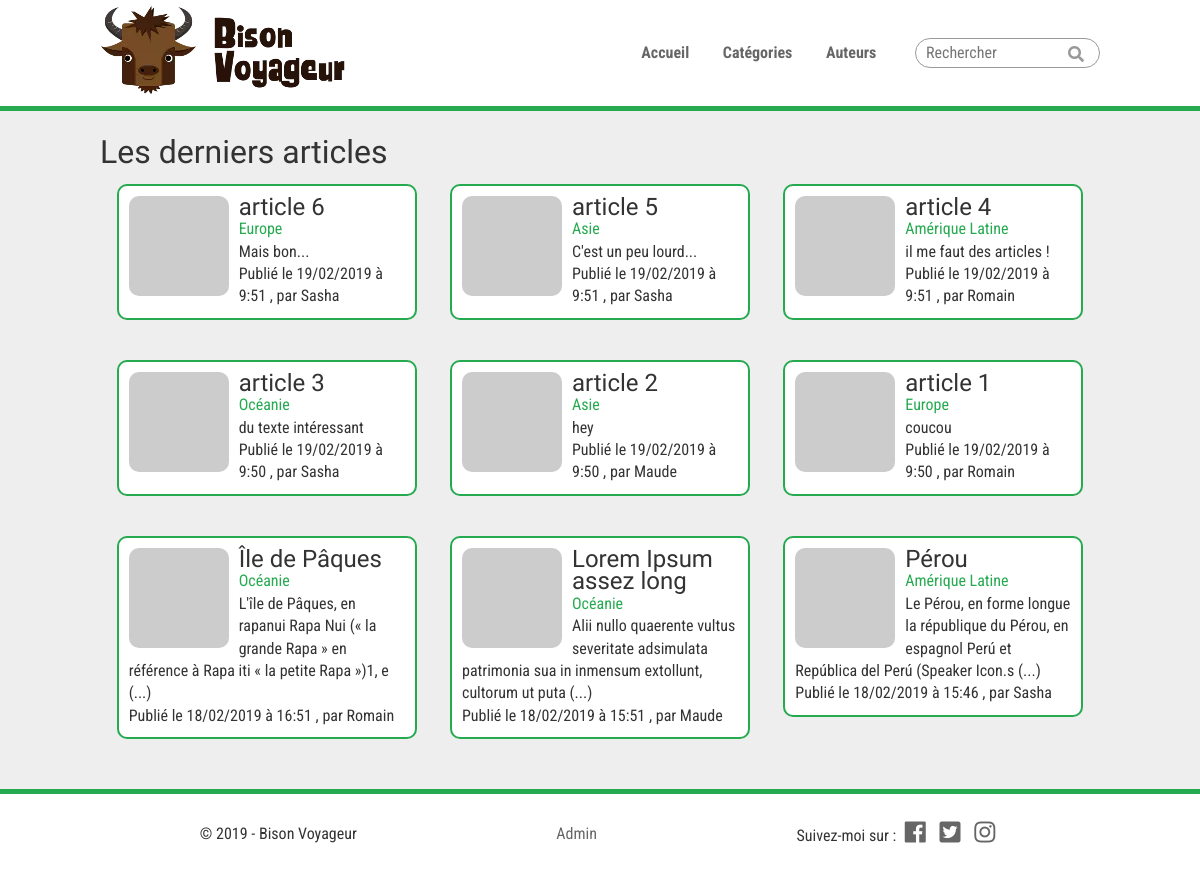
The page / on the database its author committed.
### tables this page shows
CREATE TABLE `post` (
  `id` smallint(6) NOT NULL,
  `title` varchar(255) NOT NULL,
  `content` text NOT NULL,
  `publicationDate` datetime NOT NULL DEFAULT CURRENT_TIMESTAMP,
  `author_id` tinyint(4) DEFAULT NULL,
  `category_id` tinyint(4) DEFAULT NULL
);

CREATE TABLE `category` (
  `id` tinyint(4) NOT NULL,
  `name` varchar(255) NOT NULL
);

CREATE TABLE `author` (
  `id` tinyint(4) NOT NULL,
  `lastName` varchar(255) NOT NULL,
  `firstName` varchar(255) NOT NULL,
  `email` varchar(255) NOT NULL,
  `password` varchar(255) NOT NULL
);

### index.php (called while the page is built, shortened)
<?php
require("config/config.php");
require("config/database.php");
$query = $pdo->prepare("SELECT post.id AS postId, title, content, publicationDate, author.firstName AS authorFirstName, category.name AS categoryName
FROM post
INNER JOIN category ON post.category_id = category.id
INNER JOIN author ON post.author_id = author.id
ORDER BY publicationDate DESC
LIMIT 9");
$query->execute();
$posts = $query->fetchAll();
$pageTitle = "Les derniers articles";
include("layout.phtml");
?>

### config/config.php (called while the page is built)
<?php
$baseUrl = "http://" . $_SERVER['HTTP_HOST'] . "/02 - Développement/PHP/DEV PHP1.3 - Blog";

### index.phtml (the view, shortened to what this page needs)
<h1><?= $pageTitle ?></h1>
<section id="last-posts">
  <?php foreach ($posts as $post): ?>
    <a href="<?= $baseUrl ?>/post.php?id=<?= $post['postId']; ?>">
      <article>
        <img src="https://picsum.photos/100/?random" alt="random image">
        <h2><?= $post['title']; ?></h2>
        <p><?= $post['categoryName']; ?></p>
        <p><?= mb_strimwidth($post['content'], 0, 110, ' (...)'); ?></p>
        <p>Publié le
          <?= date("d/m/Y \à G:i", strtotime($post['publicationDate'])); ?>
          , par
          <?= $post['authorFirstName'] ?>
        </p>
      </article>
    </a>
  <?php endforeach; ?>
</section>

### layout.phtml (shortened to what this page needs)
<!DOCTYPE html>
<html lang="fr">
  <head>
    <link rel="stylesheet" href="https://use.fontawesome.com/releases/v5.7.2/css/all.css">
    <link rel="stylesheet" href="<?= $baseUrl ?>/css/normalize.css">
    <link rel="stylesheet" href="<?= $baseUrl ?>/css/main.css">
  </head>
  <body>
    <header>
      <div class="flexBox maxWidth">
        <div class="logo"><a href="<?= $baseUrl ?>/index.php"><img src="<?= $baseUrl ?>/img/logo.png" alt="logo de Bison Voyageur"></a></div>
        <nav>
          <ul>
            <li><a href="<?= $baseUrl ?>/index.php">Accueil</a></li>
            <li>
              <a href="<?= $baseUrl ?>/categories.php">Catégories</a>
            </li>
            <li><a href="<?= $baseUrl ?>/authors.php">Auteurs</a>
            </li>
          </ul>
          <form action="search.php" method="post">
            <input id="search" type="text" name="search" placeholder="Rechercher">
          </form>
        </nav>
      </div>
    </header>
    <main>
      <div class="maxWidth">
        <?php include $template; ?>
      </div>
    </main>
    <footer>
      <div class="flexBox maxWidth">
        <p>© 2019 - Bison Voyageur</p>
        <p><a href="<?= $baseUrl ?>/admin/index.php">Admin</a></p>
        <p class="footer-social">Suivez-moi sur :
          <a href="#"><i class="fab fa-facebook"></i></a>
          <a href="#"><i class="fab fa-twitter-square"></i></a>
          <a href="#"><i class="fab fa-instagram"></i></a>
        </p>
      </div>
    </footer>
  </body>
</html>

### css/main.css (style rules this page uses)
* { box-sizing: border-box; }
body { margin: 0; font-family: 'Roboto Condensed', sans-serif; color: #333; line-height: 1.4em; }
h1, h2 { font-family: 'Lalezar', cursive; font-weight: normal; margin: 0; padding: 0; }
a { text-decoration: none; color: #666; transition: color 0.2s; }
.maxWidth { width: 90%; max-width: 1000px; margin: auto; }
.flexBox { display: flex; flex-flow: row wrap; align-items: center; }
input { background-color: #fff0; border: 1px solid #999; border-radius: 1em; padding: 5px 10px; width: 100%; max-width: 300px; }
header { border-bottom: 5px solid #25aa50; padding: 0; background: #fff; }
header .flexBox { justify-content: space-between; }
header nav { padding: 10px 0; }
header nav ul { display: inline-block; list-style: none; padding: 0; }
header nav li { display: inline-block; position: relative; font-weight: bold; margin: 0 15px; }
header nav form { display: inline-block; margin-left: 20px; position: relative; z-index: 2; }
header nav form::after { content: "\f002"; font-family: "Font Awesome 5 Free"; font-weight: 900; font-style: normal; text-decoration: inherit; position: absolute; color: #999; top: 0.3em; right: 1em; z-index: 1; }
footer { border-top: 5px solid #25aa50; padding: 10px 0; background: #fff; }
footer .flexBox { justify-content: space-around; }
.footer-social .fab { font-size: 1.5em; margin: 0 5px; transition: color 0.2s; }
main { padding: 30px 0; background: #eee; }
#last-posts { display: flex; flex-flow: row wrap; justify-content: space-around; }
#last-posts article { border: 2px solid #25aa50; border-radius: 10px; padding: 10px 10px; width: 300px; margin: 20px auto; color: #333; background: #fff; transition: transform 0.2s }
#last-posts article img { float: left; border-radius: 10px; margin-right: 10px; }
#last-posts article p { margin: 0; }
#last-posts article p:first-of-type { color: #25aa50; }

### rows shown on the page
post: title "article 6", category.name "Europe", content "Mais bon...", publicationDate "19/02/2019 à 9:51", author.firstName "Sasha"
post: title "article 5", category.name "Asie", content "C'est un peu lourd...", publicationDate "19/02/2019 à 9:51", author.firstName "Sasha"
post: title "article 4", category.name "Amérique Latine", content "il me faut des articles !", publicationDate "19/02/2019 à 9:51", author.firstName "Romain"
post: title "article 3", category.name "Océanie", content "du texte intéressant", publicationDate "19/02/2019 à 9:50", author.firstName "Sasha"
post: title "article 2", category.name "Asie", content "hey", publicationDate "19/02/2019 à 9:50", author.firstName "Maude"
post: title "article 1", category.name "Europe", content "coucou", publicationDate "19/02/2019 à 9:50", author.firstName "Romain"
post: title "Île de Pâques", category.name "Océanie", content "L'île de Pâques, en rapanui Rapa Nui (« la grande Rapa » en référence à Rapa iti « la petite Rapa »)1, e (...)", publicationDate "18/02/2019 à 16:51", author.firstName "Romain"
post: title "Lorem Ipsum assez long", category.name "Océanie", content "Alii nullo quaerente vultus severitate adsimulata patrimonia sua in inmensum extollunt, cultorum ut puta (...)", publicationDate "18/02/2019 à 15:51", author.firstName "Maude"
post: title "Pérou", category.name "Amérique Latine", content "Le Pérou, en forme longue la république du Pérou, en espagnol Perú et República del Perú (Speaker Icon.s (...)", publicationDate "18/02/2019 à 15:46", author.firstName "Sasha"

### other values the page prints
$pageTitle "Les derniers articles"
